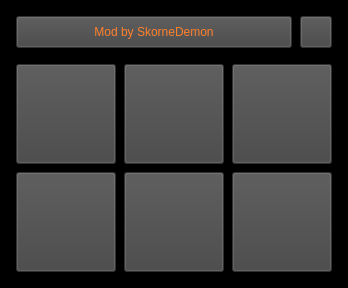
<?xml version="1.0" encoding="UTF-8"?>
<ui version="4.0">
 <class>GameSelectWindow</class>
 <widget class="QMainWindow" name="GameSelectWindow">
  <property name="geometry">
   <rect>
    <x>0</x>
    <y>0</y>
    <width>348</width>
    <height>288</height>
   </rect>
  </property>
  <property name="windowTitle">
   <string>Select a game!</string>
  </property>
  <property name="styleSheet">
   <string notr="true">QMessageBox {
	background-color: rgb(37, 37, 38);
}
QMessageBox &gt; QLabel {
	color: white;
}

QPushButton {
	background-color: qlineargradient(spread:pad, x1:0, y1:0, x2:0, y2:1, stop: 0 #444444, stop: 1 #222222);
	color: #E0E1E3;
	padding: 0px 8px;
	border-radius: 4px;
	border: 1px;
	border-style: solid;
	border-color: black;
}

QPushButton:hover {
	background-color: qlineargradient(spread:pad, x1:0, y1:0, x2:0, y2:1, stop: 0 #222222, stop: 1 #111111);
	border-color: #3DAEFF;
}

QPushButton:pressed {
	background-color: #60798B;
}

QDialogButtonBox QPushButton {
	/* Issue #194 #248 - Special case of QPushButton inside dialogs, for better UI */
	min-width: 80px;
	min-height: 24px;
}
</string>
  </property>
  <widget class="QWidget" name="centralwidget">
   <property name="styleSheet">
    <string notr="true">QWidget#centralwidget {
	background-color: rgb(0, 0, 0);
}

QPushButton,
QPushButton:hover {
	/*background-color: rgb(128, 128, 128);*/
	background-color: #444444;
}

QPushButton:pressed {
	background-color: #60798B;
}

QTextBrowser {
    background-color: rgb(192, 192, 192);
}</string>
   </property>
   <widget class="QPushButton" name="fd1_btn">
    <property name="geometry">
     <rect>
      <x>16</x>
      <y>64</y>
      <width>100</width>
      <height>100</height>
     </rect>
    </property>
    <property name="text">
     <string/>
    </property>
    <property name="icon">
     <iconset resource="resources.qrc">
      <normaloff>:/gameselect/fd1_btn</normaloff>:/gameselect/fd1_btn</iconset>
    </property>
    <property name="iconSize">
     <size>
      <width>90</width>
      <height>90</height>
     </size>
    </property>
   </widget>
   <widget class="QPushButton" name="fd2_btn">
    <property name="geometry">
     <rect>
      <x>124</x>
      <y>64</y>
      <width>100</width>
      <height>100</height>
     </rect>
    </property>
    <property name="text">
     <string/>
    </property>
    <property name="icon">
     <iconset resource="resources.qrc">
      <normaloff>:/gameselect/fd2_btn</normaloff>:/gameselect/fd2_btn</iconset>
    </property>
    <property name="iconSize">
     <size>
      <width>90</width>
      <height>90</height>
     </size>
    </property>
   </widget>
   <widget class="QPushButton" name="fd3_btn">
    <property name="geometry">
     <rect>
      <x>232</x>
      <y>64</y>
      <width>100</width>
      <height>100</height>
     </rect>
    </property>
    <property name="text">
     <string/>
    </property>
    <property name="icon">
     <iconset resource="resources.qrc">
      <normaloff>:/gameselect/fd3_btn</normaloff>:/gameselect/fd3_btn</iconset>
    </property>
    <property name="iconSize">
     <size>
      <width>90</width>
      <height>90</height>
     </size>
    </property>
   </widget>
   <widget class="QPushButton" name="fd4_btn">
    <property name="geometry">
     <rect>
      <x>16</x>
      <y>172</y>
      <width>100</width>
      <height>100</height>
     </rect>
    </property>
    <property name="text">
     <string/>
    </property>
    <property name="icon">
     <iconset resource="resources.qrc">
      <normaloff>:/gameselect/fd4_btn</normaloff>:/gameselect/fd4_btn</iconset>
    </property>
    <property name="iconSize">
     <size>
      <width>90</width>
      <height>90</height>
     </size>
    </property>
   </widget>
   <widget class="QPushButton" name="fd5_btn">
    <property name="geometry">
     <rect>
      <x>124</x>
      <y>172</y>
      <width>100</width>
      <height>100</height>
     </rect>
    </property>
    <property name="text">
     <string/>
    </property>
    <property name="icon">
     <iconset resource="resources.qrc">
      <normaloff>:/gameselect/fd5_btn</normaloff>:/gameselect/fd5_btn</iconset>
    </property>
    <property name="iconSize">
     <size>
      <width>90</width>
      <height>90</height>
     </size>
    </property>
   </widget>
   <widget class="QPushButton" name="fd6_btn">
    <property name="geometry">
     <rect>
      <x>232</x>
      <y>172</y>
      <width>100</width>
      <height>100</height>
     </rect>
    </property>
    <property name="text">
     <string/>
    </property>
    <property name="icon">
     <iconset resource="resources.qrc">
      <normaloff>:/gameselect/fd6_btn</normaloff>:/gameselect/fd6_btn</iconset>
    </property>
    <property name="iconSize">
     <size>
      <width>90</width>
      <height>90</height>
     </size>
    </property>
   </widget>
   <widget class="QPushButton" name="info_btn">
    <property name="geometry">
     <rect>
      <x>300</x>
      <y>16</y>
      <width>32</width>
      <height>32</height>
     </rect>
    </property>
    <property name="icon">
     <iconset resource="resources.qrc">
      <normaloff>:/resources/info.png</normaloff>:/resources/info.png</iconset>
    </property>
   </widget>
   <widget class="QPushButton" name="patreon_link">
    <property name="geometry">
     <rect>
      <x>16</x>
      <y>16</y>
      <width>276</width>
      <height>32</height>
     </rect>
    </property>
    <property name="styleSheet">
     <string notr="true">QPushButton
{
    color: #FF802B;
}

QPushButton:pressed {
	background-color: #444444;
}</string>
    </property>
    <property name="text">
     <string>Mod by SkorneDemon</string>
    </property>
   </widget>
  </widget>
 </widget>
 <resources>
  <include location="resources.qrc"/>
  <include location="resources.qrc"/>
 </resources>
 <connections>
  <connection>
   <sender>fd1_btn</sender>
   <signal>clicked()</signal>
   <receiver>GameSelectWindow</receiver>
   <slot>gameButtonClicked()</slot>
   <hints>
    <hint type="sourcelabel">
     <x>17</x>
     <y>159</y>
    </hint>
    <hint type="destinationlabel">
     <x>20</x>
     <y>57</y>
    </hint>
   </hints>
  </connection>
  <connection>
   <sender>fd2_btn</sender>
   <signal>clicked()</signal>
   <receiver>GameSelectWindow</receiver>
   <slot>gameButtonClicked()</slot>
   <hints>
    <hint type="sourcelabel">
     <x>125</x>
     <y>159</y>
    </hint>
    <hint type="destinationlabel">
     <x>148</x>
     <y>58</y>
    </hint>
   </hints>
  </connection>
  <connection>
   <sender>fd3_btn</sender>
   <signal>clicked()</signal>
   <receiver>GameSelectWindow</receiver>
   <slot>gameButtonClicked()</slot>
   <hints>
    <hint type="sourcelabel">
     <x>233</x>
     <y>158</y>
    </hint>
    <hint type="destinationlabel">
     <x>277</x>
     <y>55</y>
    </hint>
   </hints>
  </connection>
  <connection>
   <sender>fd4_btn</sender>
   <signal>clicked()</signal>
   <receiver>GameSelectWindow</receiver>
   <slot>gameButtonClicked()</slot>
   <hints>
    <hint type="sourcelabel">
     <x>18</x>
     <y>266</y>
    </hint>
    <hint type="destinationlabel">
     <x>21</x>
     <y>168</y>
    </hint>
   </hints>
  </connection>
  <connection>
   <sender>fd5_btn</sender>
   <signal>clicked()</signal>
   <receiver>GameSelectWindow</receiver>
   <slot>gameButtonClicked()</slot>
   <hints>
    <hint type="sourcelabel">
     <x>127</x>
     <y>266</y>
    </hint>
    <hint type="destinationlabel">
     <x>149</x>
     <y>169</y>
    </hint>
   </hints>
  </connection>
  <connection>
   <sender>fd6_btn</sender>
   <signal>clicked()</signal>
   <receiver>GameSelectWindow</receiver>
   <slot>gameButtonClicked()</slot>
   <hints>
    <hint type="sourcelabel">
     <x>235</x>
     <y>268</y>
    </hint>
    <hint type="destinationlabel">
     <x>278</x>
     <y>169</y>
    </hint>
   </hints>
  </connection>
 </connections>
 <slots>
  <slot>gameButtonClicked()</slot>
 </slots>
</ui>
